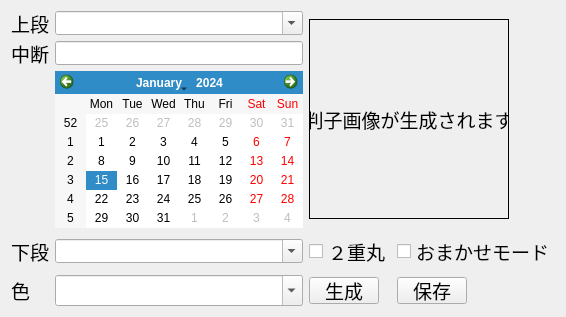
<?xml version="1.0" encoding="UTF-8"?>
<ui version="4.0">
 <class>Form</class>
 <widget class="QWidget" name="Form">
  <property name="geometry">
   <rect>
    <x>0</x>
    <y>0</y>
    <width>525</width>
    <height>317</height>
   </rect>
  </property>
  <property name="windowTitle">
   <string>Form</string>
  </property>
  <layout class="QGridLayout" name="gridLayout">
   <item row="11" column="2">
    <widget class="QComboBox" name="comboBox_color">
     <property name="font">
      <font>
       <pointsize>14</pointsize>
      </font>
     </property>
     <property name="editable">
      <bool>true</bool>
     </property>
    </widget>
   </item>
   <item row="2" column="2">
    <widget class="QCalendarWidget" name="calendarWidget">
     <property name="maximumSize">
      <size>
       <width>300</width>
       <height>300</height>
      </size>
     </property>
    </widget>
   </item>
   <item row="11" column="5">
    <widget class="QPushButton" name="pushButton_save">
     <property name="maximumSize">
      <size>
       <width>70</width>
       <height>27</height>
      </size>
     </property>
     <property name="font">
      <font>
       <pointsize>14</pointsize>
      </font>
     </property>
     <property name="text">
      <string>保存</string>
     </property>
    </widget>
   </item>
   <item row="11" column="4">
    <widget class="QPushButton" name="pushButton_create">
     <property name="maximumSize">
      <size>
       <width>70</width>
       <height>27</height>
      </size>
     </property>
     <property name="font">
      <font>
       <pointsize>14</pointsize>
      </font>
     </property>
     <property name="text">
      <string>生成</string>
     </property>
    </widget>
   </item>
   <item row="3" column="2">
    <widget class="QComboBox" name="comboBox_btm">
     <property name="maximumSize">
      <size>
       <width>300</width>
       <height>24</height>
      </size>
     </property>
     <property name="font">
      <font>
       <pointsize>14</pointsize>
      </font>
     </property>
     <property name="editable">
      <bool>true</bool>
     </property>
    </widget>
   </item>
   <item row="3" column="0">
    <widget class="QLabel" name="label_2">
     <property name="maximumSize">
      <size>
       <width>50</width>
       <height>24</height>
      </size>
     </property>
     <property name="font">
      <font>
       <pointsize>14</pointsize>
      </font>
     </property>
     <property name="text">
      <string>下段</string>
     </property>
    </widget>
   </item>
   <item row="3" column="5">
    <widget class="QCheckBox" name="checkBox_special">
     <property name="font">
      <font>
       <pointsize>14</pointsize>
      </font>
     </property>
     <property name="text">
      <string>おまかせモード</string>
     </property>
    </widget>
   </item>
   <item row="3" column="4">
    <widget class="QCheckBox" name="checkBox_double">
     <property name="font">
      <font>
       <pointsize>14</pointsize>
      </font>
     </property>
     <property name="text">
      <string>２重丸</string>
     </property>
    </widget>
   </item>
   <item row="1" column="0">
    <widget class="QLabel" name="label_3">
     <property name="maximumSize">
      <size>
       <width>50</width>
       <height>24</height>
      </size>
     </property>
     <property name="font">
      <font>
       <pointsize>14</pointsize>
      </font>
     </property>
     <property name="text">
      <string>中断</string>
     </property>
    </widget>
   </item>
   <item row="1" column="2">
    <widget class="QLineEdit" name="lineEdit_mid">
     <property name="maximumSize">
      <size>
       <width>300</width>
       <height>24</height>
      </size>
     </property>
     <property name="font">
      <font>
       <pointsize>14</pointsize>
      </font>
     </property>
    </widget>
   </item>
   <item row="0" column="2">
    <widget class="QComboBox" name="comboBox_top">
     <property name="maximumSize">
      <size>
       <width>300</width>
       <height>24</height>
      </size>
     </property>
     <property name="font">
      <font>
       <pointsize>14</pointsize>
      </font>
     </property>
     <property name="editable">
      <bool>true</bool>
     </property>
    </widget>
   </item>
   <item row="0" column="0">
    <widget class="QLabel" name="label">
     <property name="maximumSize">
      <size>
       <width>50</width>
       <height>24</height>
      </size>
     </property>
     <property name="font">
      <font>
       <pointsize>14</pointsize>
      </font>
     </property>
     <property name="text">
      <string>上段</string>
     </property>
    </widget>
   </item>
   <item row="0" column="4" rowspan="3" colspan="2">
    <widget class="QLabel" name="label_signature">
     <property name="minimumSize">
      <size>
       <width>0</width>
       <height>0</height>
      </size>
     </property>
     <property name="maximumSize">
      <size>
       <width>200</width>
       <height>200</height>
      </size>
     </property>
     <property name="font">
      <font>
       <pointsize>14</pointsize>
      </font>
     </property>
     <property name="frameShape">
      <enum>QFrame::Box</enum>
     </property>
     <property name="frameShadow">
      <enum>QFrame::Plain</enum>
     </property>
     <property name="text">
      <string>判子画像が生成されます</string>
     </property>
     <property name="alignment">
      <set>Qt::AlignCenter</set>
     </property>
    </widget>
   </item>
   <item row="11" column="0">
    <widget class="QLabel" name="label_5">
     <property name="font">
      <font>
       <pointsize>14</pointsize>
      </font>
     </property>
     <property name="text">
      <string>色</string>
     </property>
    </widget>
   </item>
  </layout>
 </widget>
 <resources/>
 <connections/>
</ui>
